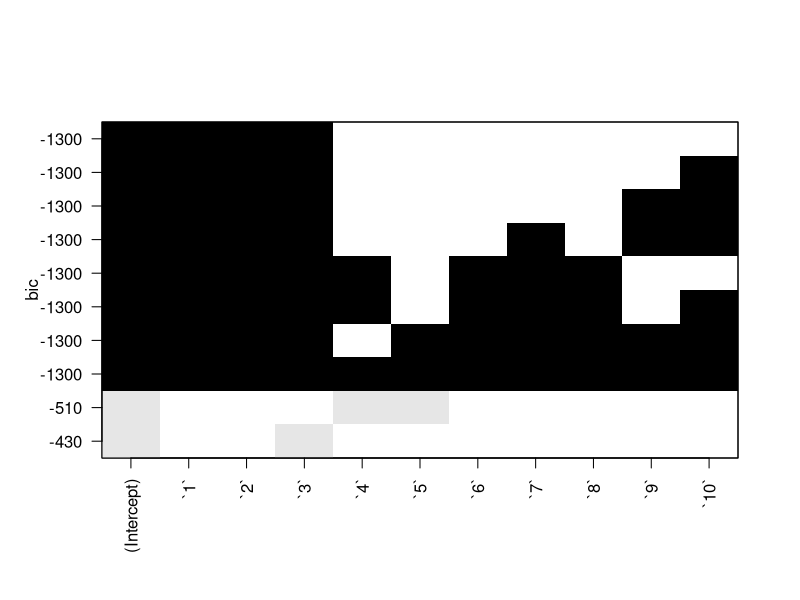
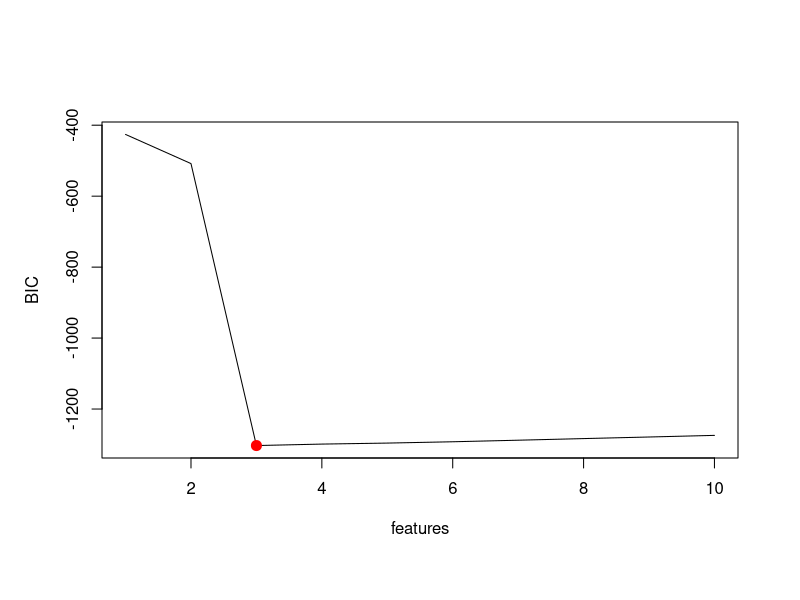
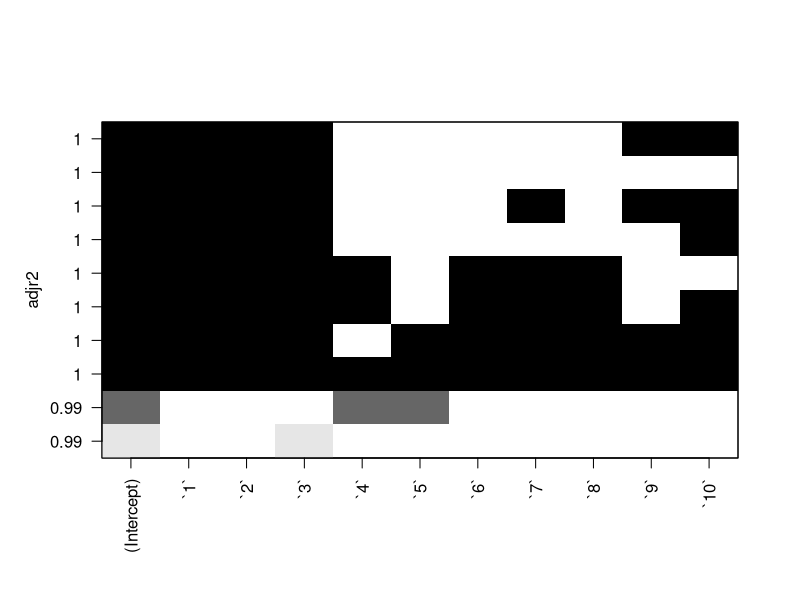
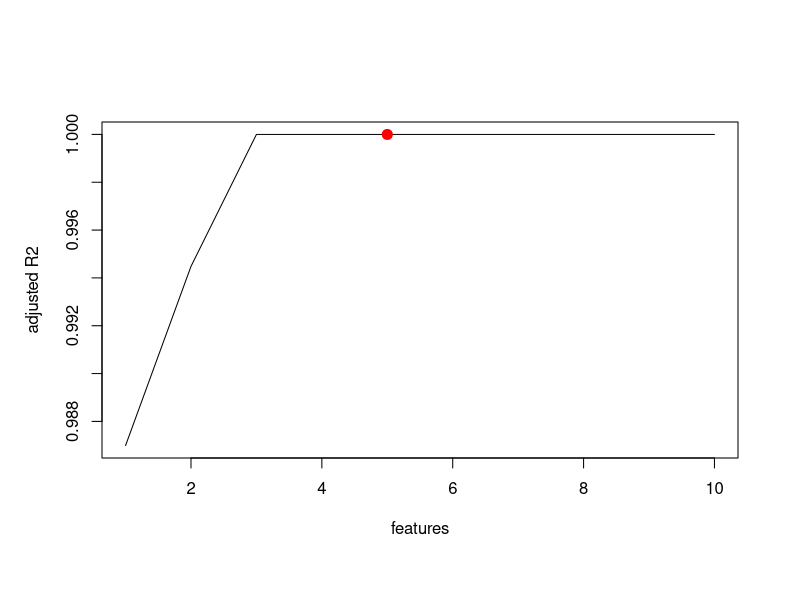
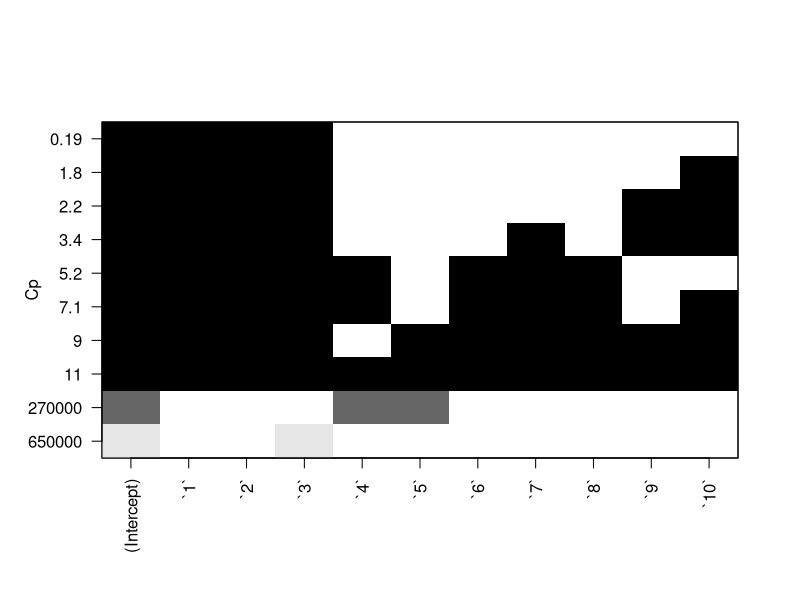
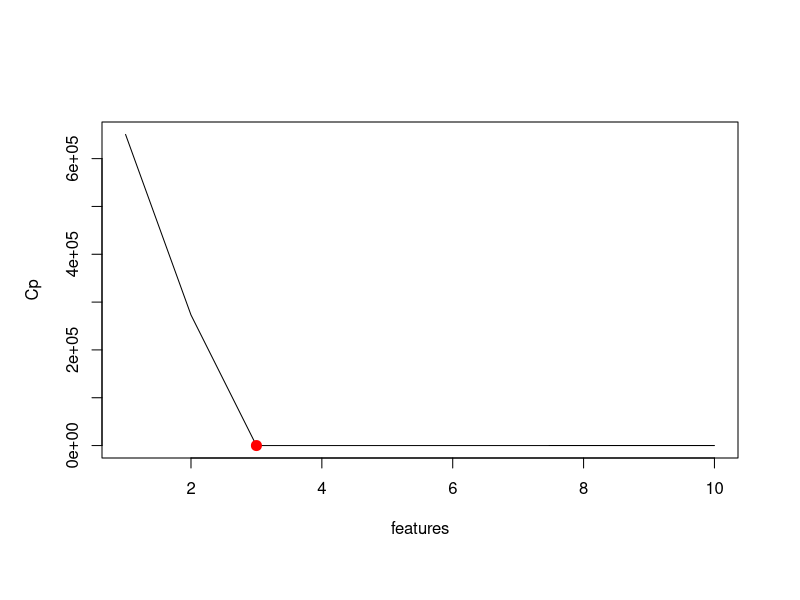
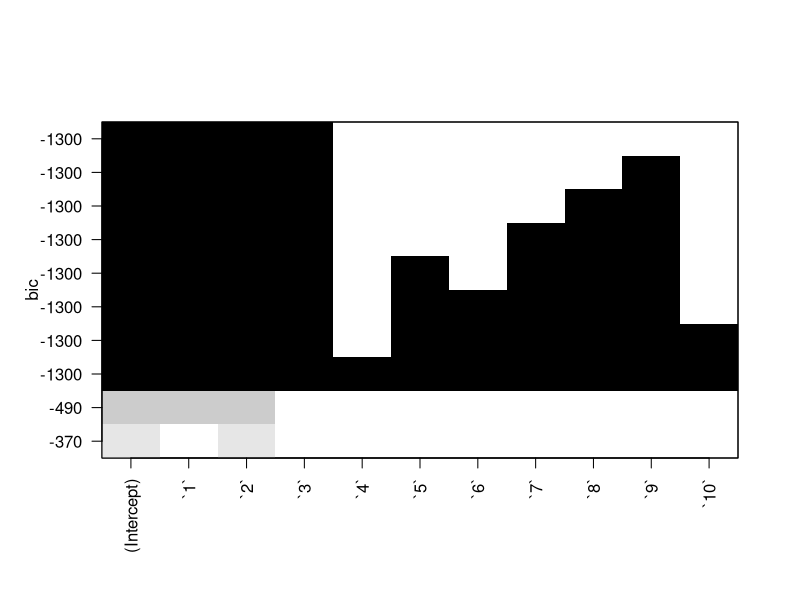
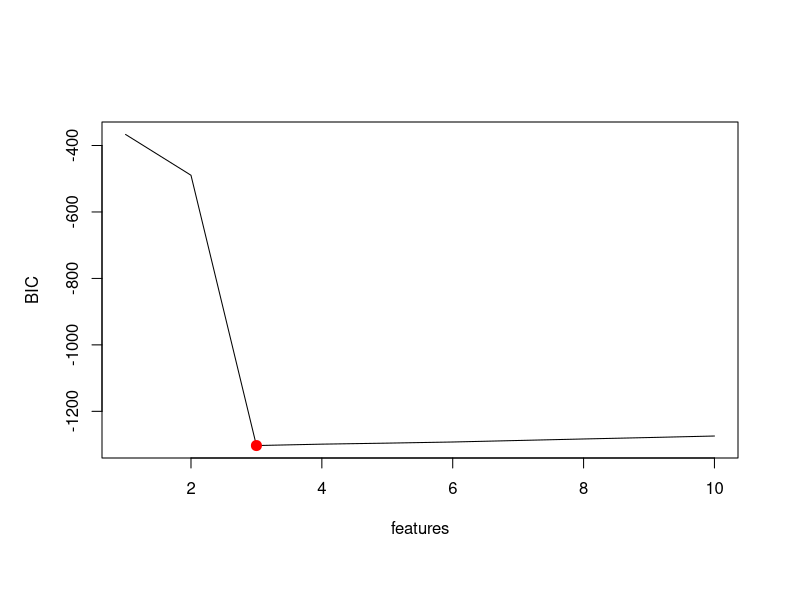

These figures' R source, in order:
## ---- chunk 1
set.seed(100)
library(leaps)
library(glmnet)
## ---- chunk 2
n=100
x=2*(1:n)-n/2
eps = rnorm(n,sd = n/2)
## ---- chunk 3
y = 100 - 150*x + 4*x^2 + 0.02*x^3 + eps
data = data.frame(y)
for (i in 1:10){
  data=cbind(data,x^i)
}
names(data)=append("y",lapply(1:10, function(i){
  i
}))
head(data)
coef(lm(data,formula = y~.))
## ---- chunk 4
full.model =regsubsets(y~.,data,nvmax = 10)
full.summary=summary(full.model)
plot(full.model,scale= "bic")
plot(full.summary$bic,type = "l",xlab = "features",ylab="BIC")
points(which.min(full.summary$bic), full.summary$bic[which.min(full.summary$bic)] , col="red",cex=2,pch=20 )
plot(full.model,scale= "adjr2")
plot(full.summary$adjr2,type = "l",xlab = "features",ylab="adjusted R2")
points(which.max(full.summary$adjr2), full.summary$adjr2[which.max(full.summary$adjr2)] , col="red",cex=2,pch=20 )
plot(full.model,scale= "Cp")
plot(full.summary$cp,type = "l",xlab = "features",ylab="Cp")
points(which.min(full.summary$cp), full.summary$cp[which.min(full.summary$cp)] , col="red",cex=2,pch=20 )
coef(full.model,which.min(full.summary$cp))
## ---- chunk 5
full.model =regsubsets(y~.,data,nvmax = 10,method = "backward")
full.summary=summary(full.model)
plot(full.model,scale= "bic")
plot(full.summary$bic,type = "l",xlab = "features",ylab="BIC")
points(which.min(full.summary$bic), full.summary$bic[which.min(full.summary$bic)] , col="red",cex=2,pch=20 )
plot(full.model,scale= "adjr2")
plot(full.summary$adjr2,type = "l",xlab = "features",ylab="adjusted R2")
points(which.max(full.summary$adjr2), full.summary$adjr2[which.max(full.summary$adjr2)] , col="red",cex=2,pch=20 )
plot(full.model,scale= "Cp")
plot(full.summary$cp,type = "l",xlab = "features",ylab="Cp")
points(which.min(full.summary$cp), full.summary$cp[which.min(full.summary$cp)] , col="red",cex=2,pch=20 )
coef(full.model,which.min(full.summary$cp))
## ---- chunk 6
full.model =regsubsets(y~.,data,nvmax = 10,method = "forward")
full.summary=summary(full.model)
plot(full.model,scale= "bic")
plot(full.summary$bic,type = "l",xlab = "features",ylab="BIC")
points(which.min(full.summary$bic), full.summary$bic[which.min(full.summary$bic)] , col="red",cex=2,pch=20 )
plot(full.model,scale= "adjr2")
plot(full.summary$adjr2,type = "l",xlab = "features",ylab="adjusted R2")
points(which.max(full.summary$adjr2), full.summary$adjr2[which.max(full.summary$adjr2)] , col="red",cex=2,pch=20 )
plot(full.model,scale= "Cp")
plot(full.summary$cp,type = "l",xlab = "features",ylab="Cp")
points(which.min(full.summary$cp), full.summary$cp[which.min(full.summary$cp)] , col="red",cex=2,pch=20 )
coef(full.model,which.min(full.summary$cp))
## ---- chunk 7
grid=10^seq(10,-2,length=100)
x=model.matrix(y~.,data)[,-1]
train=sample(nrow(x), nrow(x)/4)
test=(-train)
lasso.mod=glmnet(x[train,],y[train],alpha=1,lambda=grid, thresh = 1e-12)
cv.out=cv.glmnet(x[train ,],y[train],alpha=1)
plot(cv.out)
bestlam = cv.out$lambda.min
print(bestlam)
lasso.pred=predict(lasso.mod,s=bestlam ,newx=x[test,])
mean((lasso.pred-y[test])^2)
out=glmnet(x,y,alpha=1,lambda = grid)
lasso.output = predict(out,s=bestlam,newx = x)
predict(out,s=bestlam,type = "coefficients")
mean((lasso.output-y)^2)
mean((predict(lm(data,formula = y~.,subset = train),newdata = data[test,])-y)^2)
## ---- chunk 8
x=2*(1:n)-n/2
y = 100 - 1e-10*x^7 + eps
data$y = y

x=model.matrix(y~.,data)[,-1]
train=sample(nrow(x), nrow(x)/4)
test=(-train)
lasso.mod=glmnet(x[train,],y[train],alpha=1,lambda=grid, thresh = 1e-12)
cv.out=cv.glmnet(x[train ,],y[train],alpha=1)
plot(cv.out)
bestlam = cv.out$lambda.min
print(bestlam)
lasso.pred=predict(lasso.mod,s=bestlam ,newx=x[test,])
mean((lasso.pred-y[test])^2)
out=glmnet(x,y,alpha=1,lambda = grid)
lasso.output = predict(out,s=bestlam,newx = x)
predict(out,s=bestlam,type = "coefficients")
mean((lasso.output-y)^2)
mean((predict(lm(data,formula = y~.,subset = train),newdata = data[test,])-y)^2)
## ---- chunk 9
full.model =regsubsets(y~.,data,nvmax = 10)
full.summary=summary(full.model)
plot(full.model,scale= "bic")
plot(full.summary$bic,type = "l",xlab = "features",ylab="BIC")
points(which.min(full.summary$bic), full.summary$bic[which.min(full.summary$bic)] , col="red",cex=2,pch=20 )
plot(full.model,scale= "adjr2")
plot(full.summary$adjr2,type = "l",xlab = "features",ylab="adjusted R2")
points(which.max(full.summary$adjr2), full.summary$adjr2[which.max(full.summary$adjr2)] , col="red",cex=2,pch=20 )
plot(full.model,scale= "Cp")
plot(full.summary$cp,type = "l",xlab = "features",ylab="Cp")
points(which.min(full.summary$cp), full.summary$cp[which.min(full.summary$cp)] , col="red",cex=2,pch=20 )
coef(full.model,which.min(full.summary$cp))
